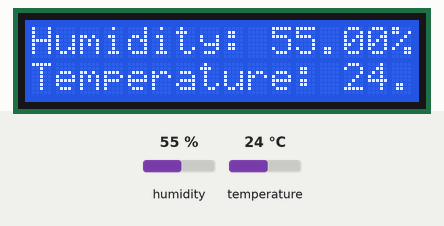
A sketch run on a simulated Arduino Uno, built with avr-gcc and run on an emulated ATmega328P. Parts: 16×2 character LCD. The test bench sets the inputs (shaded band); at power-on: humidity 55 %, temperature 24 °C.

Above: at 1.2 s.
1.3 s: humidity set to 22 %
At 3.3 s:
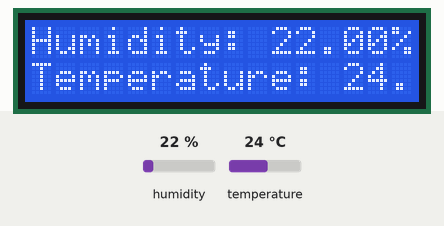
7.4 s: temperature set to 12 °C
At 8.8 s:
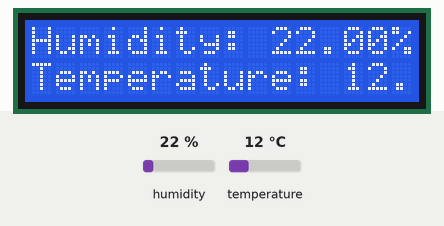
11.8 s: humidity set to 40 %
At 12.9 s:
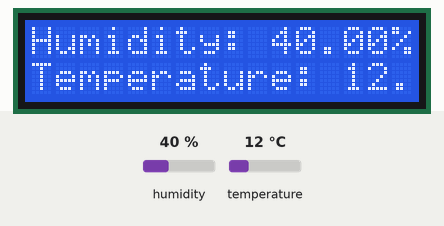
16.0 s: temperature set to 19 °C
At 16.9 s:
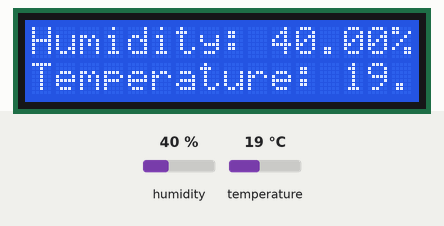
Timing chart, 0 to 19.0 s (numbered marks = the images above; inputs shaded):
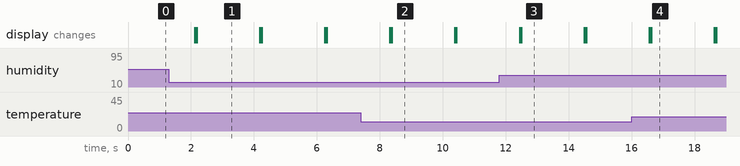

The sketch:

temper-Humit.ino
```cpp
#include <DHT.h>
#include <Wire.h>
#include <LiquidCrystal_I2C.h>

// DHT11 핀 번호와 타입 설정
#define DHTPIN 13
#define DHTTYPE DHT11
DHT dht(DHTPIN, DHTTYPE);

// LCD 설정
int lcdColumns = 16;
int lcdRows = 2;
LiquidCrystal_I2C lcd(0x27, lcdColumns, lcdRows);

void setup() {
  // DHT11, LCD 초기화
  dht.begin();
  lcd.init();
  lcd.backlight();  // 백라이트 켜기
}

void loop() {
  // 습도와 온도 값 받아오기
  float humidity = dht.readHumidity();
  float temperature = dht.readTemperature();

  // 온도와 습도 값을 출력할 위치 지정
  lcd.setCursor(0, 0);
  lcd.print("Humidity: ");
  lcd.setCursor(0, 1);
  lcd.print("Temperature: ");

  // 온도와 습도 값 출력
  lcd.setCursor(10, 0);
  lcd.print(humidity);
  lcd.print("%");
  lcd.setCursor(13, 1);
  lcd.print(temperature);
  lcd.print("C");

  delay(2000);  // 2초 대기

  lcd.clear();  // LCD 초기화
}


// #include <LiquidCrystal_I2C.h> // Hello
// int lcdColumns = 16;            // 가로 16
// int lcdRows = 2;                // 세로 2
// LiquidCrystal_I2C lcd(0x27, lcdColumns, lcdRows);     // LCD창 주소 및 출력 범위 지정
// void setup(){
//   lcd.init();         // LCD 초기화
//   lcd.backlight();    // LCD 백라이트 On
// }
// void loop(){
//   lcd.setCursor(0, 0);            // 커서를 (0,0)으로 이동
//   lcd.print("Hello, World!");
//   delay(1000);
//   lcd.clear();                    // LCD 초기화
//   lcd.setCursor(0,1);             // 커서를 (0,1)로 이동
//   lcd.print("Hello, World!");
//   delay(1000);
//   lcd.clear();                    // LCD 초기화
// }


// #include <DHT.h> // 온습도 실습코드

// #define DHTPIN 13          // DHT11 센서 연결 핀
// #define DHTTYPE DHT11     // DHT11 센서 사용

// DHT dht(DHTPIN, DHTTYPE); // DHT11 객체 생성

// void setup() {
//   Serial.begin(9600);    // 시리얼 통신 시작
//   dht.begin();           // DHT11 초기화
// }

// void loop() {
//   delay(2000);           // 2초 간격으로 측정

//   float temp = dht.readTemperature(); // 온도 측정
//   float hum = dht.readHumidity();     // 습도 측정

//   // 시리얼 모니터 출력
//   Serial.print("Temperature: ");
//   Serial.print(temp);
//   Serial.print(" °C, Humidity: ");
//   Serial.print(hum);
//   Serial.println(" %");

//   // 시각화 툴 출력
//   Serial.print("T:");
//   Serial.print(temp);
//   Serial.print(",H:");
//   Serial.println(hum);
// }
```

Measured:
- after the input at 1.3 s, the display: first differs from a run without the input after 0.89 s (image 1)
- after the input at 7.4 s, the display: first differs from a run without the input after 0.97 s (image 2)
- after the input at 11.8 s, the display: first differs from a run without the input after 0.70 s (image 3)
- after the input at 16.0 s, the display: first differs from a run without the input after 0.62 s (image 4)
- what the display in image 1 shows lasts 2.0 s, from 2.2 s to 4.2 s
